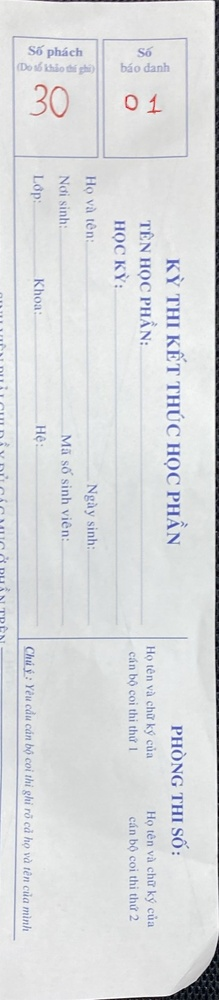
#> input picture num_service/khaothi/demo5.jpg, 219 x 1000 px, shrunk from 364 x 1662 before the run
$ python -i khaothi_demo.py   (imports and definitions only)
#> lines starting #> are read from the running program, lines starting #| are printed output that depends on the picture; after the words box and inside, x2 and y2 are one past the last pixel; in counts of white or black regions, pixels touching at a corner belong together
import cv2
import numpy as np
import base64
import easyocr

class ImageProcessing:
    def __init__(self, filename) -> None:
        self.filename = filename

        self.image = self.readImage()
        self.H, self.W, self.C = self.image.shape
        return

    def readImage(self):
        return cv2.imread(self.filename)
#> returned value is the input picture: shape (1000, 219, 3); mean B, G, R 221.2, 219.3, 217.4

    def crop(self, object_name):
#> called with object_name = 'id'
        if object_name == 'id':
            return self.image[int(self.H/13):int(self.H/8), int(self.W/7):int(self.W/2-20)]
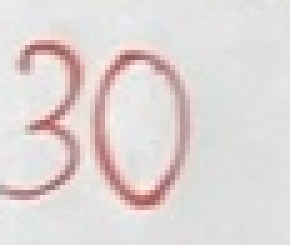
#> returned value: shape (49, 58, 3) (shown 5 times larger); mean of channels 0, 1, 2 214.9, 215.7, 223.7; drawn as B, G, R
        return self.image[int(self.H/13):int(self.H/8), int(self.W/2-20):]

    def grayScale(self, img):
        return cv2.cvtColor(img, cv2.COLOR_BGR2GRAY)
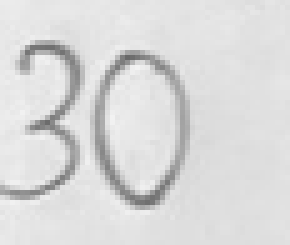
#> returned value: shape (49, 58) (shown 5 times larger); min 104, max 243, mean 218

    def binary(self, gray):
        return cv2.threshold(gray, 128, 255, cv2.THRESH_BINARY | cv2.THRESH_OTSU)[1]
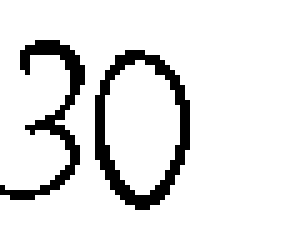
#> returned value: shape (49, 58) (shown 5 times larger); 89.4% white; black in thin lines or dots, all inside (x1, y1, x2, y2) = (0, 8, 38, 42)

    def convert_binary(self, binary):
        return cv2.bitwise_not(binary)

    def detect_ID(self):
        image = self.crop('id')
        grayImage = self.grayScale(image)
        binary = self.binary(grayImage)
        image = self.convert_binary(binary)
        return image

    def detect_sbd(self):
        image = self.crop('sbd')
        grayImage = self.grayScale(image)
        binary = self.binary(grayImage)
        image = self.convert_binary(binary)
        return image

    def convert_base64(self):
        _, buffer = cv2.imencode('.jpg', self.image)
        encoded_string = base64.b64encode(buffer)
        return encoded_string[:5]

class ExtractMark:
    def __init__(self) -> None:
        self.reader = easyocr.Reader(['en'])
        return

    def read(self, image):
        extract = self.reader.readtext(image)[0]
        result = [extract[1].replace(' ', ''), round(extract[2], 2)]

        return result

def main():
    ocr = ExtractMark()
    result = []

    process = ImageProcessing('khaothi/demo5.jpg')

    ph = process.detect_ID()
    cv2.imshow('sophach', ph)
    result += ocr.read(ph)

    sbd = process.detect_sbd()
    cv2.imshow('sbd', sbd)
    cv2.waitKey(0)
    cv2.destroyAllWindows()
    result += ocr.read(sbd)

    result.append(process.convert_base64())

    print(result)

    return result

# [2 lines not run here, left out]

>>> result = ImageProcessing('khaothi/demo5.jpg').detect_ID()

$ run again, on num_service/khaothi/demo1.jpg
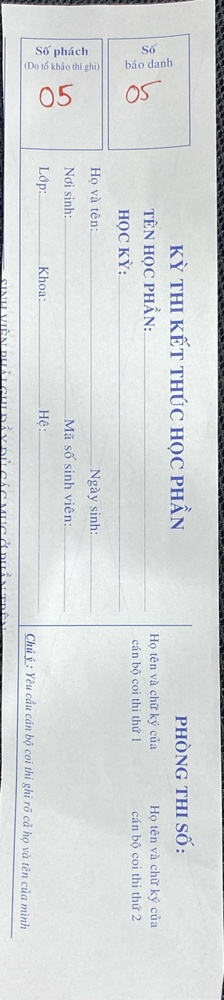
#> input picture num_service/khaothi/demo1.jpg, 224 x 1000 px, shrunk from 358 x 1598 before the run
#> in readImage, returned value is the input picture: shape (1000, 224, 3); mean B, G, R 216.9, 215.6, 212.7
#> in grayScale, `return cv2.cvtColor(img, cv2.COLOR_BGR2GRAY)`:
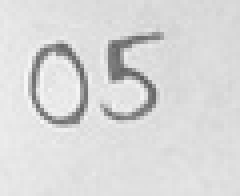
#> returned value: shape (49, 60) (shown 4 times larger); min 94, max 247, mean 216.6
#> in binary, `return cv2.threshold(gray, 128, 255, cv2.THRESH_BINARY | cv2.THRESH_OT..`:
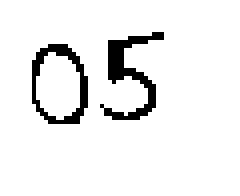
#> returned value: shape (49, 60) (shown 4 times larger); 93% white; black in thin lines or dots, all inside (x1, y1, x2, y2) = (8, 8, 41, 31)

$ run again, on num_service/khaothi/demo2.jpg
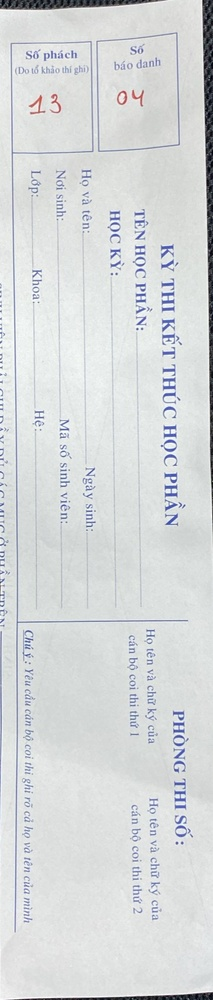
#> input picture num_service/khaothi/demo2.jpg, 213 x 1000 px, shrunk from 364 x 1706 before the run
#> in readImage, returned value is the input picture: shape (1000, 213, 3); mean B, G, R 217.8, 216.7, 213.8
#> in grayScale, `return cv2.cvtColor(img, cv2.COLOR_BGR2GRAY)`:
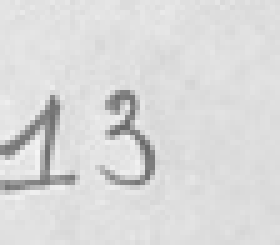
#> returned value: shape (49, 56) (shown 5 times larger); min 103, max 245, mean 217.7
#> in binary, `return cv2.threshold(gray, 128, 255, cv2.THRESH_BINARY | cv2.THRESH_OT..`:
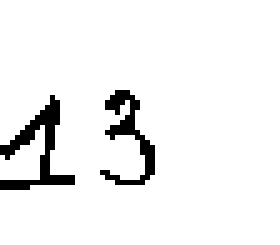
#> returned value: shape (49, 56) (shown 5 times larger); 94.2% white; black in thin lines or dots, all inside (x1, y1, x2, y2) = (0, 18, 31, 38)

$ run again, on num_service/khaothi/demo3.jpg
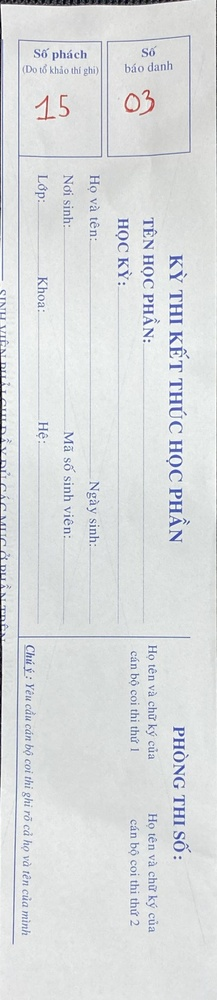
#> input picture num_service/khaothi/demo3.jpg, 217 x 1000 px, shrunk from 358 x 1650 before the run
#> in readImage, returned value is the input picture: shape (1000, 217, 3); mean B, G, R 221.4, 220.2, 217.5
#> in grayScale, `return cv2.cvtColor(img, cv2.COLOR_BGR2GRAY)`:
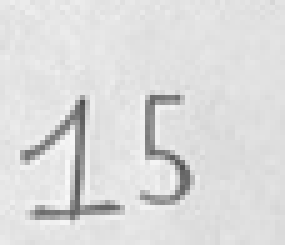
#> returned value: shape (49, 57) (shown 5 times larger); min 79, max 248, mean 219.9
#> in binary, `return cv2.threshold(gray, 128, 255, cv2.THRESH_BINARY | cv2.THRESH_OT..`:
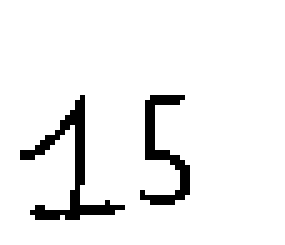
#> returned value: shape (49, 57) (shown 5 times larger); 93.4% white; black in thin lines or dots, all inside (x1, y1, x2, y2) = (4, 19, 38, 44)
